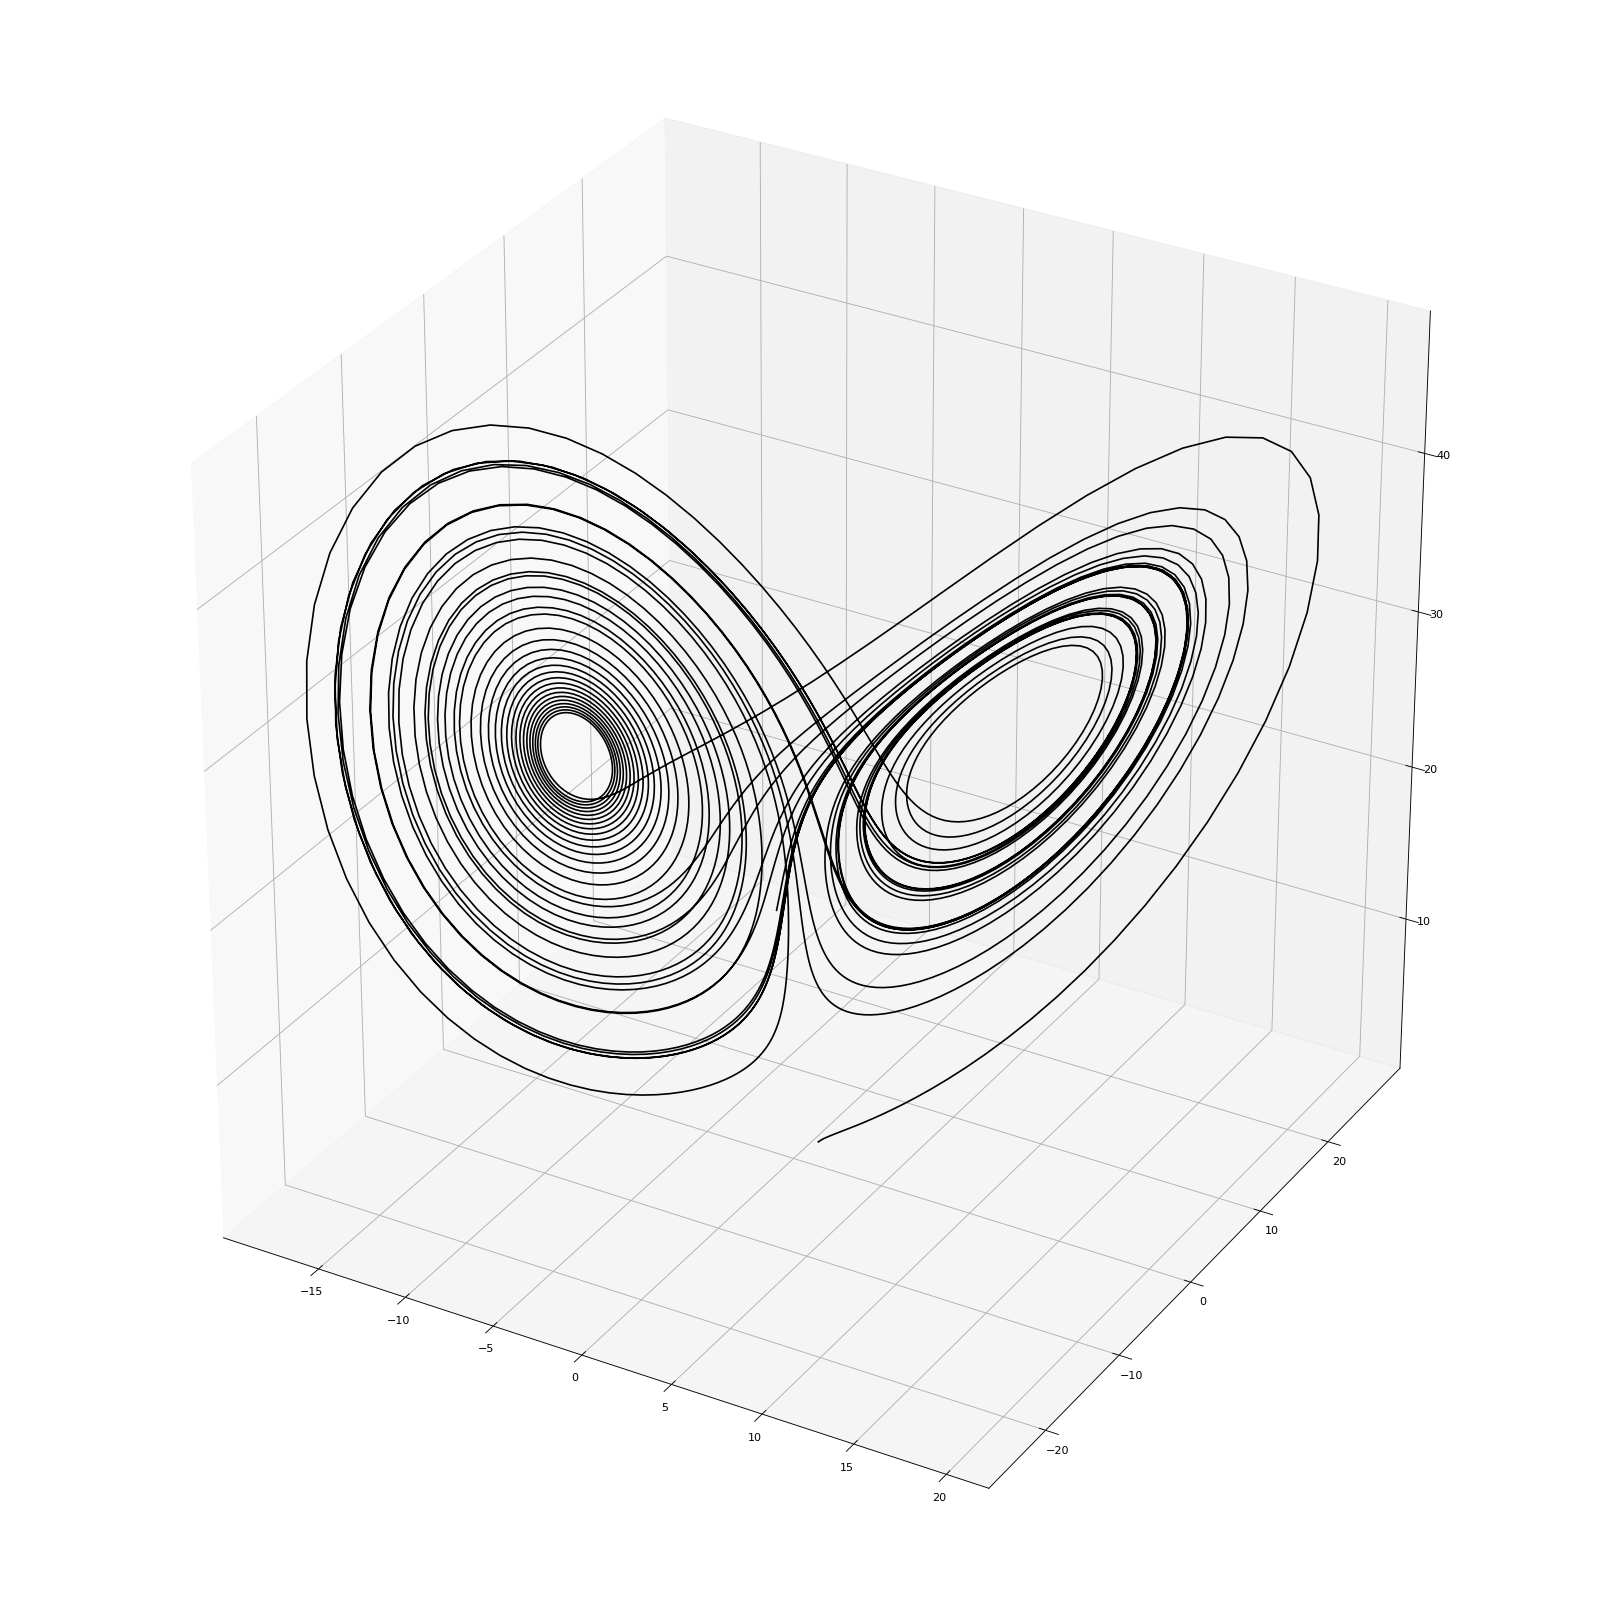

The script that saved this image:
import numpy as np
import matplotlib
matplotlib.use('Agg')
import matplotlib.pyplot as plt
from scipy.integrate import odeint
from mpl_toolkits.mplot3d import Axes3D

rho = 28.0
sigma = 10.0
beta = 8.0 / 3.0

def f(state, t):
  x, y, z = state  # unpack the state vector
  return sigma * (y - x), x * (rho - z) - y, x * y - beta * z  # derivatives

state0 = [ 1.0, 1.0, 1.0 ]
t = np.arange(0.0, 40.0, 0.01)

states = odeint( f, state0, t )

fig = plt.figure( figsize=(20,20), dpi=80 )
ax = fig.gca( projection='3d' )
ax.plot( states[:,0], states[:,1], states[:,2], c = "black" )
fig.tight_layout()
plt.savefig( "lorentz.png" )
